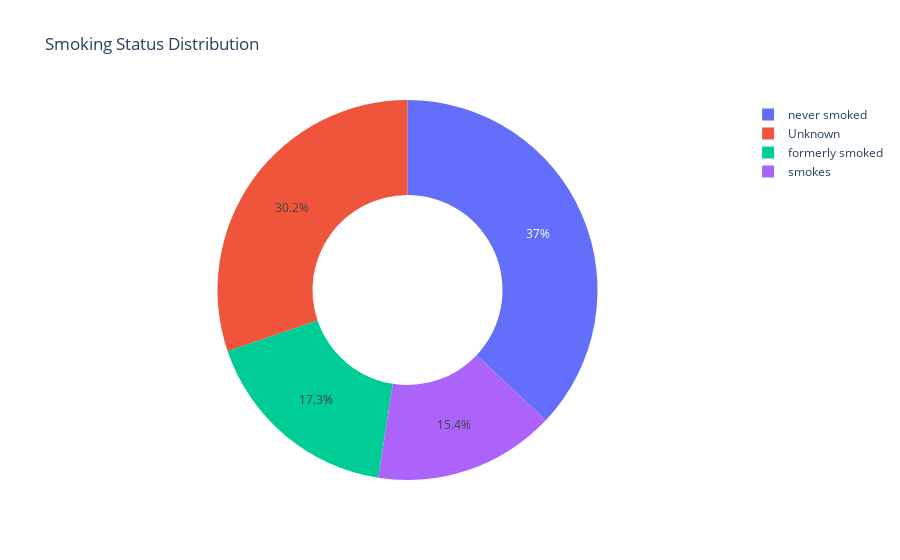

Notebook cell for this chart:
### Code cell
pie_graph(df_copy,'Smoking Status Distribution','smoking_status')

### Figure 1 — Plotly figure (JSON) as saved in the notebook; plotly's stock layout.template omitted (floating-point values rounded to 4 significant figures)
{"data": [{"hole": 0.5, "labels": ["never smoked", "Unknown", "formerly smoked", "smokes"], "type": "pie", "values": [1892, 1544, 885, 789]}], "layout": {"title": {"text": "Smoking Status Distribution"}}}
